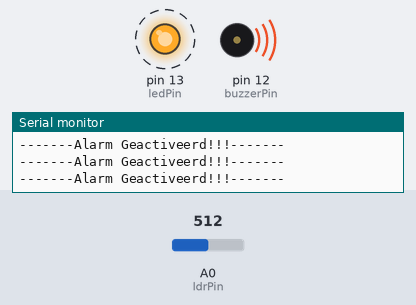
Recording of a sketch running on a simulated Arduino Uno, built with avr-gcc and run on an emulated ATmega328P. Shown: output pins drawn as LEDs (lit = HIGH), buzzer (waves = sounding), the last lines printed to the serial monitor. Dashed ring = blinking. Inputs (shaded band) come from the test bench; at power-on: A0 (ldrPin) = 512.

Above: at 1.25 s.
1.3 s: A0 (ldrPin) set to 11
4.3 s: A0 (ldrPin) set to 8
At 4.8 s:
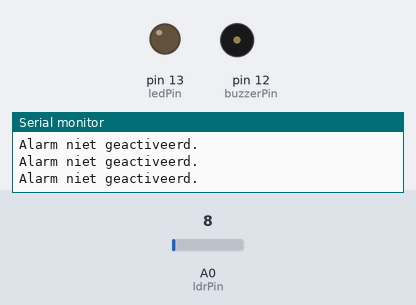
6.3 s: A0 (ldrPin) set to 122
At 6.55 s:
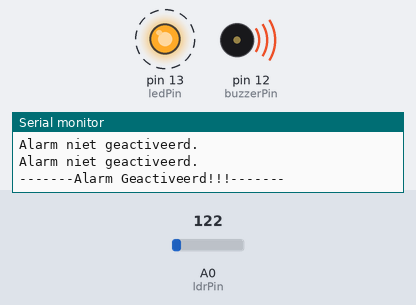
Timing chart, 0 to 15.3 s (numbered marks = the images above; inputs shaded):
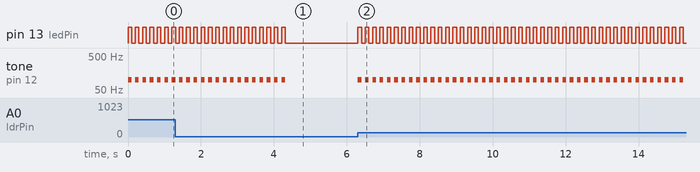

The sketch:

AlarmWanneerLichtAan.ino
```cpp
//set pin numbers

const int ledPin = 13;
const int buzzerPin = 12;
const int ldrPin = A0;

void setup() {
  //put your setup code here, to run once:
  Serial.begin(9600);

  pinMode(ledPin, OUTPUT);
  pinMode(buzzerPin, OUTPUT);
  pinMode(ldrPin, INPUT);
}

void loop(){
  //read the state of the LDR Value
  int ldrStatus = analogRead(ldrPin);

/* Let op dat de waarde (nu 10) afhankelijk is van
de hoeveelheid licht in een ruimte. Indien het niet werkt
kun je de comment bij println ldrStatus activeren*/

  if(ldrStatus >= 10){
    tone(buzzerPin, 100);
    digitalWrite(ledPin, HIGH);
    delay(100);

    noTone(buzzerPin);
    digitalWrite(ledPin, LOW);
    delay(100);

    //Serial.println(ldrStatus);
    Serial.println("-------Alarm Geactiveerd!!!-------");
  }else{
    noTone(buzzerPin);
    digitalWrite(ledPin,LOW);

    //Serial.println(ldrStatus);
    Serial.println("Alarm niet geactiveerd.");
  }
}
```

Measured:
- the behaviour switches between 10 and 9 on A0 (ldrPin) (found by bisection; images 0 and 1)
- after the input at 4.3 s, pin 13 (ledPin): goes on until 4.3 s, then stays LOW; tone on pin 12 (buzzerPin): goes on until 4.3 s, then stays silent
- after the input at 6.3 s, pin 13 (ledPin): alternates HIGH for 0.10 s and LOW for 0.10 s, starting at once; tone on pin 12 (buzzerPin): alternates 100 Hz for 0.10 s and silent for 0.10 s, starting at once
- by itself, pin 13 (ledPin): alternates HIGH for 0.10 s and LOW for 0.10 s
- by itself, tone on pin 12 (buzzerPin): alternates 100 Hz for 0.10 s and silent for 0.10 s
